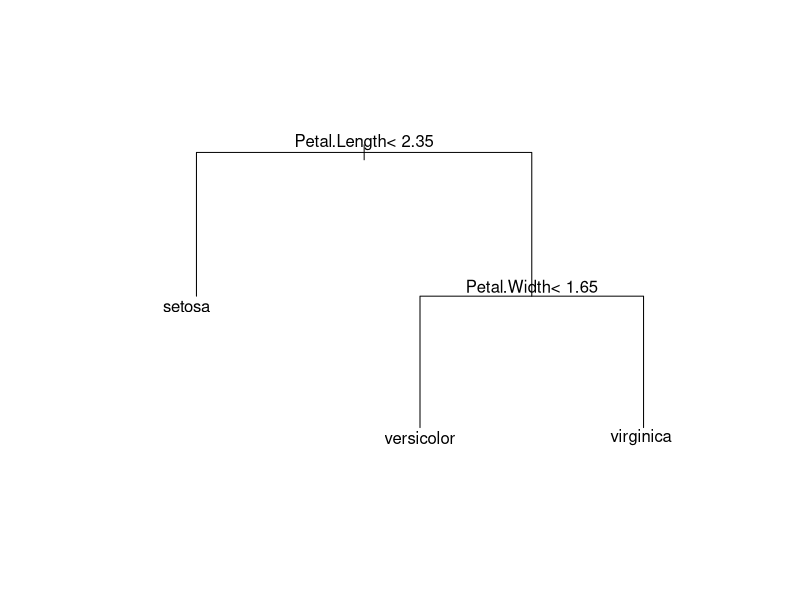

R code for this plot:
# install.packages("caret")
library(caret)
library(nnet)
library(rpart)
library(e1071)
library(randomForest)
library(class)

data(iris)

# < practice 1 - logistic regression >
# 1. generating train, test split
set.seed(1234)  # 시드값 고정
idx = createDataPartition( iris$Species, p=0.7, list=F )  # idx = sample(1:nrow(iris), size = nrow(iris)*0.7, replace = F)
head(idx); tail(idx)
class(idx)

iris_train = iris[idx, ]
iris_test = iris[-idx, ]

# 2. checking the balance of split
table(iris_train$Species)
table(iris_test$Species)

# 3. training model - logistic regression
library(nnet)
model = multinom(Species ~ . , data = iris_train)
summary(model)

# 4. testing the model & evaluating
result = predict(model, iris_test)
result

confusionMatrix(result, iris_test$Species)



# < practice 2 - ctree >
# 1. generating train, test split
# idx = createDataPartition( iris, p=0.7, list = F )
# iris_train = iris[idx, ]
# iris_test = iris[-idx, ]

# 2. checking the balance of split
table(iris_train$Species)
table(iris_test$Species)

# 3. training model - ctree & plotting
library(rpart)
model2 = rpart(Species ~ . , data = iris_train)
plot(model2, margin = 0.2)
text(model2)

# 4. testing the model & evaluating
result2 = predict(model2, iris_test, type='class')
head(result2)

confusionMatrix( result2, iris_test$Species)



# < practice 3 - RandomForest >
library(e1071)  # ???
library(randomForest)

# 1. generating train, test split

# 2. checking the balance of split
table(iris_train$Species)
table(iris_test$Species)

# 3. training model - randomForest
rdf = randomForest( Species ~ . , data = iris_train , importance = T)

# 4. testing the model & evaluating
rdf.pred = predict( rdf, newdata = iris_test, type='response')  # type = response 로 주면 원래 클래스의 이름 보존해 출력 가능???
rdf.pred

confusionMatrix(rdf.pred, iris_test$Species)



# < practice 4 - KNN >
library(class)

model3 = knn(train = iris_train[,-5],
             test = iris_test[,-5],
             cl = iris_train$Species,
             k = 3)  # 원래는 k=1 부터 시작하며 직접 찾아야 함
model3
summary(model3)  # KNN은 학습 시 이미 test 데이터를 입력하기 때문에 따로 predict()할 필요 없음
confusionMatrix( model3, iris_test$Species )

